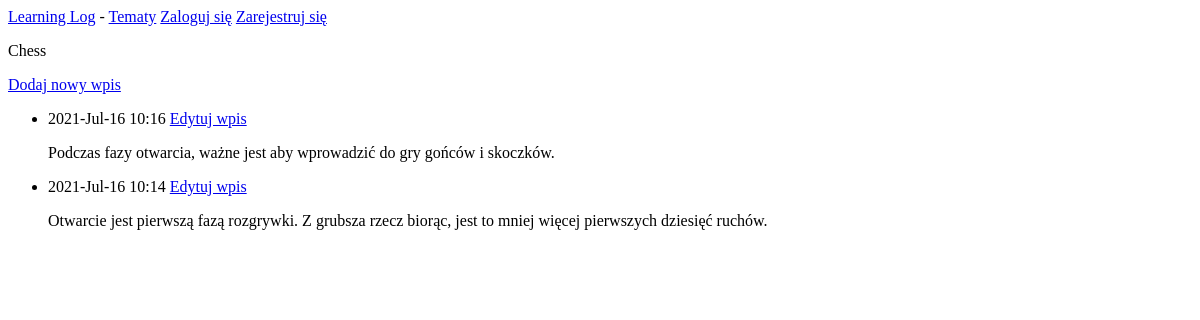
The page /topics/1/ on the database as committed earlier.
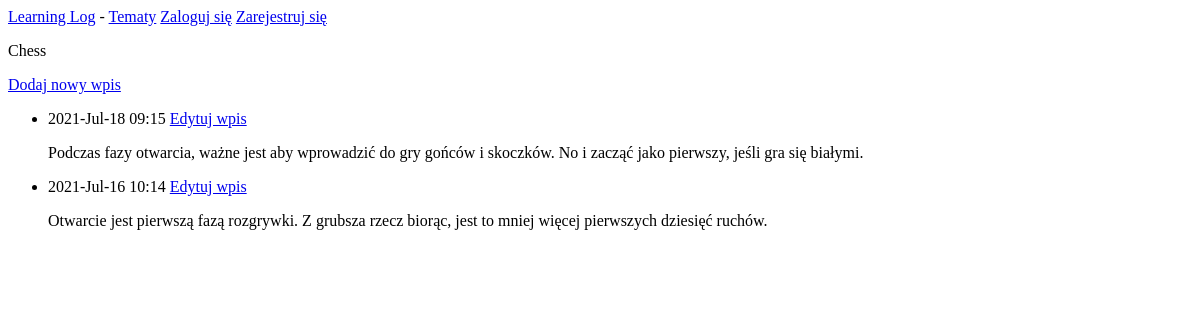
The same page on the database as committed later.
### learning_logs/models.py (models this page shows, shortened)
class Topic(models.Model):
	text = models.CharField(max_length=200)
	date_added = models.DateTimeField(auto_now=True)
	def __str__(self):
		return self.text

class Entry(models.Model):
	topic = models.ForeignKey(Topic, on_delete=models.CASCADE)
	text = models.TextField()
	date_added = models.DateTimeField(auto_now=True)
	class Meta:
		verbose_name_plural = 'entries'

### learning_logs/views.py (the view)
# urls.py: path('topics/<int:id_tematu>/',views.topic, name='temat'),
def topic(request,**kwargs):
	topic = Topic.objects.get(id=kwargs['id_tematu'])
	entries = topic.entry_set.order_by('-date_added')
	context ={'temat': topic, 'wpisy':entries}
	return render(request,'learning_logs/topic.html',context)

### learning_logs/templates/learning_logs/topic.html
{% extends 'learning_logs/base.html' %}
{% block content %}
<p>{{ temat }}</p>
<a href="{% url 'learning_logs_app:nowy_wpis' temat.id %} ">Dodaj nowy wpis</a>
<ul>
{% for wpis in wpisy %}
	<li>
		<p>{{ wpis.date_added|date:'Y-M-d H:i' }} <a href="{% url 'learning_logs_app:edycja_wpisu' wpis.id %}">Edytuj wpis</a></p>
		<p>{{ wpis.text | linebreaks }}</p>
	</li>
{% empty %}
	<li>Brak wpisów w tym temacie</li>
{% endfor %}
</ul>
{% endblock content %}

### learning_logs/templates/learning_logs/base.html
<p>
	<a href="{% url 'learning_logs_app:index' %}">Learning Log</a> -
	<a href="{% url 'learning_logs_app:tematy' %}">Tematy</a>
{% if user.is_authenticated %}
	Witaj {{ user.username }}
	<a href="{% url 'użytkownik:logout' %}">Wyloguj się</a>
{% else %}
	<a href="{% url 'użytkownik:login' %}">Zaloguj się</a>
	<a href="{% url 'użytkownik:rejestracja' %}">Zarejestruj się</a>
{% endif %}
</p>
{% block content %} {% endblock content %}

Rows that differ between the two databases and show on the page:
changed Entry: date_added "2021-Jul-16 10:16" → "2021-Jul-18 09:15"; text "Podczas fazy otwarcia, ważne jest aby wprowadzić do gry gońców i skoczków." → "Podczas fazy otwarcia, ważne jest aby wprowadzić do gry gońców i skoczków. No i zacząć jako pierwszy, jeśli gra się białymi."
